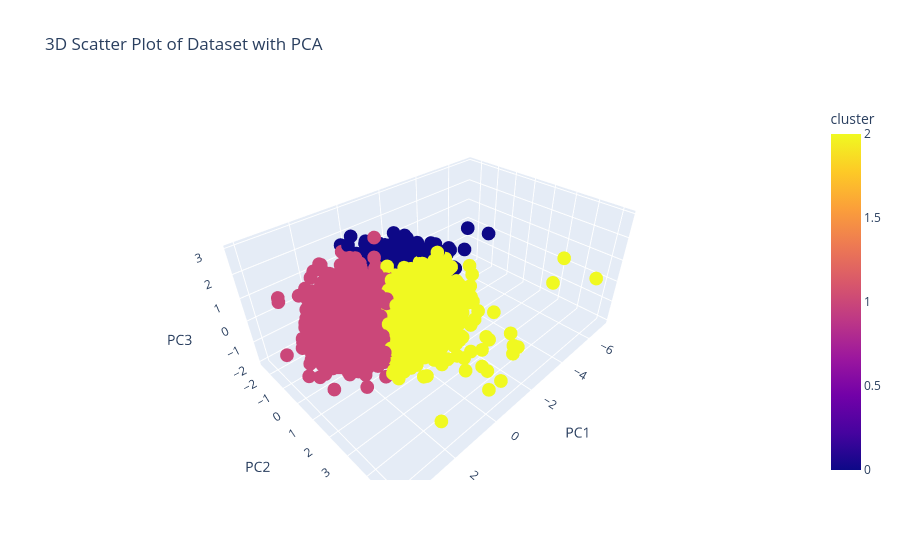

Write notebook code for a chart like this one.
### Code cell
fig = plot_embedding_clusters(
    df_pca,
    labels_pca,
    dimensions=PCA_COLUMNS,
    title="3D Scatter Plot of Dataset with PCA",
)

fig.show()

### Figure 1 — Plotly figure (JSON) as saved in the notebook; plotly's stock layout.template omitted (floating-point values rounded to 4 significant figures; data arrays with more than 128 entries replaced by an {"elided": "..."} marker saying what was removed)
{"data": [{"customdata": {"elided": "2239x1 int values"}, "hovertemplate": "PC1=%{x}<br>PC2=%{y}<br>PC3=%{z}<br>cluster=%{marker.color}<extra></extra>", "legendgroup": "", "marker": {"color": {"elided": "2239 int values"}, "coloraxis": "coloraxis", "symbol": "circle"}, "mode": "markers", "name": "", "scene": "scene", "showlegend": false, "type": "scatter3d", "x": {"elided": "2239 float values"}, "y": {"elided": "2239 float values"}, "z": {"elided": "2239 float values"}}], "layout": {"coloraxis": {"colorbar": {"title": {"text": "cluster"}}, "colorscale": [[0, "#0d0887"], [0.1111, "#46039f"], [0.2222, "#7201a8"], [0.3333, "#9c179e"], [0.4444, "#bd3786"], [0.5556, "#d8576b"], [0.6667, "#ed7953"], [0.7778, "#fb9f3a"], [0.8889, "#fdca26"], [1, "#f0f921"]]}, "legend": {"tracegroupgap": 0}, "scene": {"domain": {"x": [0, 1], "y": [0, 1]}, "xaxis": {"title": {"text": "PC1"}}, "yaxis": {"title": {"text": "PC2"}}, "zaxis": {"title": {"text": "PC3"}}}, "title": {"text": "3D Scatter Plot of Dataset with PCA"}}}
